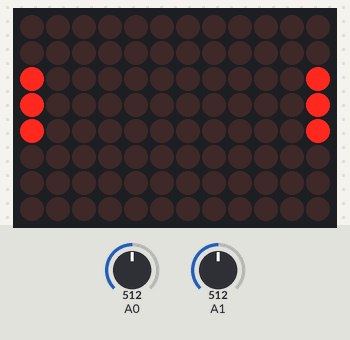
A sketch run on a simulated Arduino Uno R4 WiFi. Parts: 12×8 LED matrix. The inputs (shaded band) are chosen by the test bench; at power-on: A0 = 512, A1 = 512.

Above: at 1.2 s.
1.3 s: A0 set to 567
3.9 s: A0 set to 596
At 5.5 s:
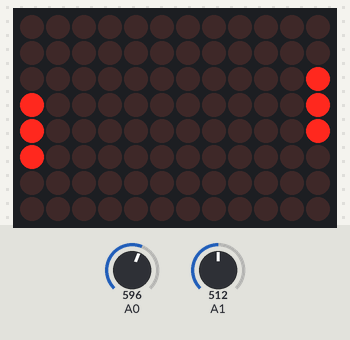
5.7 s: A1 set to 575
8.7 s: A1 set to 595
At 9.1 s:
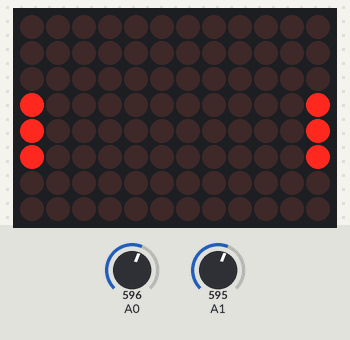
11.0 s: A1 set to 511
At 11.16 s:
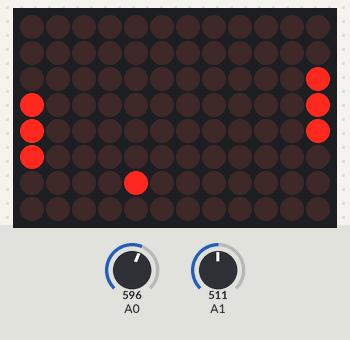
12.9 s: A0 set to 511
At 13.33 s:
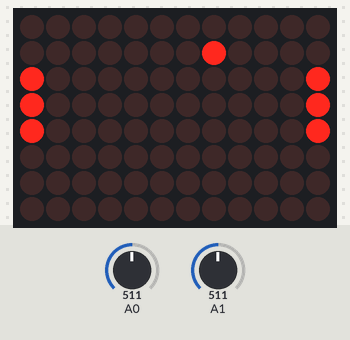

The sketch:

MatrixPong.ino
```cpp
/*
  Pong™ for the Arduino Uno R4 LED Matrix.
  To play: Move paddles up and down
  Circuit:
  * 10K potentiometer attached to A0 and A1

  Based on previous Pong™s:
  https://www.tigoe.com/pcomp/code/Processing/454/

  created 28 Jun 2021
  by Tom Igoe
*/

// include the LED Matrix library from the Uno R4 core:
#include "Arduino_LED_Matrix.h"
// make an instance of the library:
ArduinoLEDMatrix matrix;
// pixel array that's the screen buffer
// this way takes more memory, but makes it easier
// to visualize the screen in the array:
byte pixels[8][12] = {
  { 0, 0, 0, 0, 0, 0, 0, 0, 0, 0, 0, 0 },
  { 0, 0, 0, 0, 0, 0, 0, 0, 0, 0, 0, 0 },
  { 0, 0, 0, 0, 0, 0, 0, 0, 0, 0, 0, 0 },
  { 0, 0, 0, 0, 0, 0, 0, 0, 0, 0, 0, 0 },
  { 0, 0, 0, 0, 0, 0, 0, 0, 0, 0, 0, 0 },
  { 0, 0, 0, 0, 0, 0, 0, 0, 0, 0, 0, 0 },
  { 0, 0, 0, 0, 0, 0, 0, 0, 0, 0, 0, 0 },
  { 0, 0, 0, 0, 0, 0, 0, 0, 0, 0, 0, 0 }
};

// x = 0-7, aka 8 pixels:
const int screenHeight = 7;
// y = 0-11, aka 12 pixels:
const int screenWidth = 11;

// ball position and direction variables:
int ballX = screenWidth / 2;
int ballY = screenHeight / 2;
int ballDirectionY = 1;
int ballDirectionX = 1;

// Y position for the middle of each paddle:
int rightPaddleY = 0;
int leftPaddleY = 0;

// timing variables for the game play speed and state:
// last time the ball was moved, in ms:
long timeStamp = 0;
// interval between ball moves, in ms:
long interval = 120;
// game state:
boolean gamePaused = false;

void setup() {
  // Serial is not really needed but helps for debugging:
  Serial.begin(9600);
  // start the screen:
  matrix.begin();
}


void loop() {
  // read input:
  readSensors();
  // If the game is paused:
  if (gamePaused) {
    if (millis() - timeStamp > interval * 10) {
      // if enough time has passed, start the game again:
      gamePaused = false;
    }
  }
  // if the game isn't paused, and enough time between ball moves
  // has passed, move the ball and update the timestamp:
  else {
    if (millis() - timeStamp > interval) {
      moveBall();
      timeStamp = millis();
    }
  }
  // update the screen:
  matrix.renderBitmap(pixels, 8, 12);
}

// draw a point on the screen at (x, y).
// state is whether it's on or off:
void point(int x, int y, int state) {
  // make sure x and y are within the screen dimensions:
  if (x <= screenWidth && x >= 0
      && y <= screenHeight
      && y >= 0) {
    // set the state in the pixel array:
    pixels[y][x] = state;
  }
}

void readSensors() {
  // erase the left paddle:
  setPaddle(0, leftPaddleY, LOW);
  // erase the right paddle:
  setPaddle(screenWidth, rightPaddleY, LOW);

  // read the sensors for X and Y values:
  leftPaddleY = map(analogRead(A0), 0, 1023, 0, 7);
  rightPaddleY = map(analogRead(A1), 0, 1023, 0, 7);

  // re-draw the  left paddle:
  setPaddle(0, leftPaddleY, HIGH);
  // re-draw the right paddle:
  setPaddle(screenWidth, rightPaddleY, HIGH);
}


void setPaddle(int paddleX, int paddleY, int state) {
  // draw the center of the paddle:
  point(paddleX, paddleY, state);
  // draw the top pixel of the paddle:
  if (paddleY < screenHeight) {
    point(paddleX, paddleY + 1, state);
  }
  // draw the bottom pixel of the paddle:
  if (paddleY > 0) {
    point(paddleX, paddleY - 1, state);
  }
}

void moveBall() {
  // check to see if the ball is in the horizontal range
  // of the paddles:
  // off screen right:
  if (ballX >= screenWidth - 1) {
    // if the ball's next Y position is within the span
    // of the right paddle, reverse its  X direction:
    if ((ballY + ballDirectionY >= rightPaddleY - 1)
        && (ballY + ballDirectionY <= rightPaddleY + 1)) {
      // reverse the ball horizontal direction:
      ballDirectionX = -ballDirectionX;
    }
  }

  // off sceeen left:
  if (ballX <= 1) {
    // if the ball's next Y position is within the span
    // of the left paddle, reverse its  X direction:
    if ((ballY + ballDirectionY >= leftPaddleY - 1)
        && (ballY + ballDirectionY <= rightPaddleY + 1)) {
      // reverse the ball horizontal direction:
      ballDirectionX = -ballDirectionX;
    }
  }
  // if the ball goes off the screen bottom,
  // reverse its Y direction:
  if (ballY == screenHeight) {
    ballDirectionY = -ballDirectionY;
  }
  // if the ball goes off the screen top,
  // reverse its X direction:
  if (ballY == 0) {
    ballDirectionY = -ballDirectionY;
  }

  // clear the ball's previous position:
  point(ballX, ballY, LOW);

  // if the ball goes off the screen left or right:
  if ((ballX == 0) || (ballX == screenWidth)) {
    // reset the ball:
    ballX = screenWidth / 2;
    ballY = screenHeight / 2;
    // pause  and note the time you paused:
    gamePaused = true;
    timeStamp = millis();
  }
  // increment the ball's position in both directions:
  ballX = ballX + ballDirectionX;
  ballY = ballY + ballDirectionY;

  // if the game isn't paused, set the ball
  // to its new position:
  if (!gamePaused) {
    // set the new position:
    point(ballX, ballY, HIGH);
  }
}
```

Measured:
- the behaviour switches between 584 and 585 on A0 (found by bisection; images 0 and 1)
- the behaviour switches between 584 and 585 on A1 (found by bisection; images 1 and 2)
- after the input at 3.9 s, the display: first changes at once (image 1 shows a later state)
- after the input at 8.7 s, the display: changes at once (image 2)
- after the input at 11.0 s, the display: first changes at once (image 3 shows a later state)
- after the input at 12.9 s, the display: first changes at once (image 4 shows a later state)
- what the display in image 2 shows lasts 0.6 s, from 8.7 s to 9.3 s
